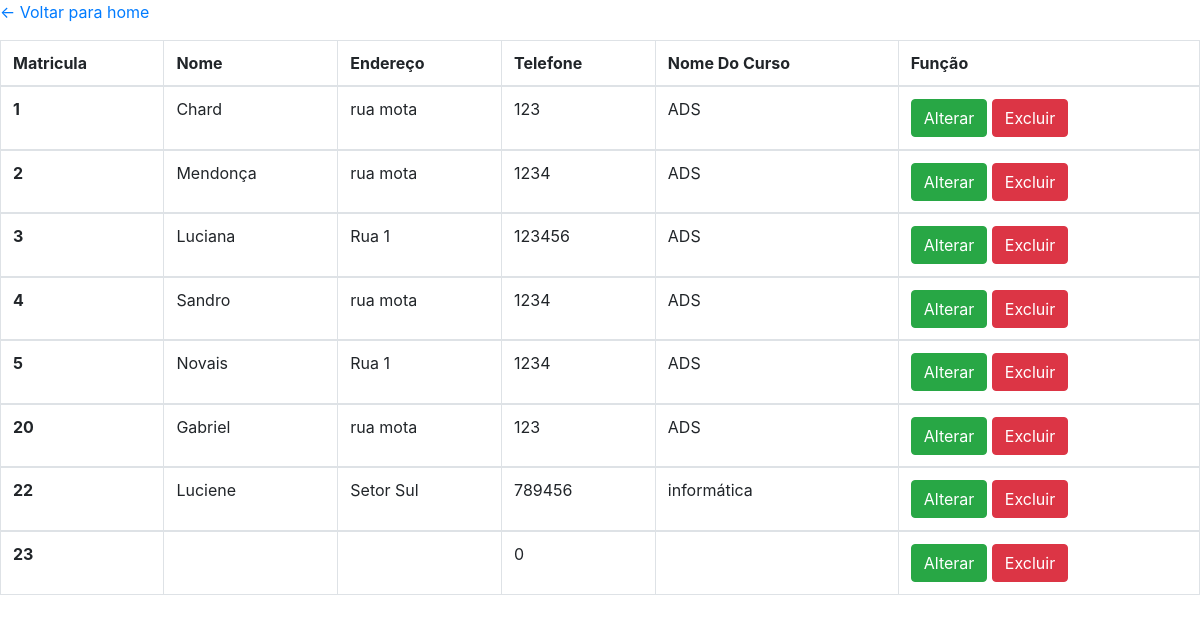
/listar-aluno.php, run on the app's committed database.
### tables this page shows
CREATE TABLE `cad_aluno` (
  `mat` int(11) NOT NULL,
  `nome` varchar(30) NOT NULL,
  `end` varchar(100) NOT NULL,
  `tel` int(11) NOT NULL,
  `nome_curso` varchar(30) NOT NULL
);

### listar-aluno.php (the view, shortened to what this page needs)
<?php
	require 'conexao.php';
	$lista = $conexao->prepare("select * from cad_aluno");
	$lista -> execute();
	echo "<table class='table  table-hover table-bordered'>"
	  ."<thead>"
		 ."<tr>"
		 ."<th scope='col'>Matricula</th>"
		 ."<th scope='col'>Nome</th>"
		 ."<th scope='col'>Endereço</th>"
		 ."<th scope='col'>Telefone</th>"
		 ."<th scope='col'>Nome Do Curso</th>"
		 ."<th scope='col'>Função</th>"
		 ."</tr>"
		 ."</thead>";
	$li = $lista->fetchALL(PDO::FETCH_OBJ);
	foreach ($li as $valor){
	  echo"<tbody>"
	  ."<tr>"
	  ."<th scope='row'>$valor->mat</th>"
	  ."<td>$valor->nome</td>"
	  ."<td>$valor->end</td>"
	  ."<td>$valor->tel</td>"
	  ."<td>$valor->nome_curso</td>"
	  ."<td><a href='alterar-aluno.php?mat=$valor->mat&nome=$valor->nome&end=$valor->end&tel=$valor->tel&curso=$valor->nome_curso' class='btn btn-success'>Alterar</a>
	  <a href='delete-aluno.php?mat=$valor->mat&nome=$valor->nome&end=$valor->end&tel=$valor->tel&curso=$valor->nome_curso' class='btn btn-danger'>Excluir</a>"
	  ."</tr>"
	  ."<tr>"
	  ."</tbody>";
	}
	?>
	<!DOCTYPE html>
	<html lang="en">
	<head>
	  <link rel="stylesheet" href="https://stackpath.bootstrapcdn.com/bootstrap/4.5.2/css/bootstrap.min.css">
	</head>
	<body>
	<p><a href="home.php"><- Voltar para home</a></p>
	</body>
	</html>

### data on the page
cad_aluno: mat "1", nome "Chard", end "rua mota", tel "123", nome_curso "ADS"
cad_aluno: mat "2", nome "Mendonça", end "rua mota", tel "1234", nome_curso "ADS"
cad_aluno: mat "3", nome "Luciana", end "Rua 1", tel "123456", nome_curso "ADS"
cad_aluno: mat "4", nome "Sandro", end "rua mota", tel "1234", nome_curso "ADS"
cad_aluno: mat "5", nome "Novais", end "Rua 1", tel "1234", nome_curso "ADS"
cad_aluno: mat "20", nome "Gabriel", end "rua mota", tel "123", nome_curso "ADS"
cad_aluno: mat "22", nome "Luciene", end "Setor Sul", tel "789456", nome_curso "informática"
cad_aluno: mat "23", tel "0"
